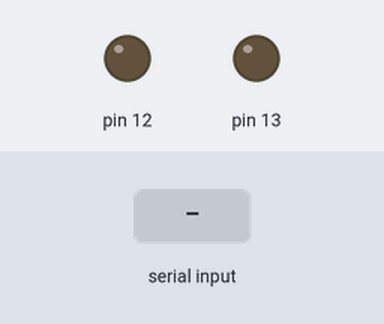
Simulated run of this sketch. Board: Arduino Uno, built with avr-gcc and run on an emulated ATmega328P. Parts: output pins drawn as LEDs (lit = HIGH). The test bench sets the inputs (shaded band).

Above: at 1.2 s.
1.3 s: "a\n" received over Serial
At 1.6 s:
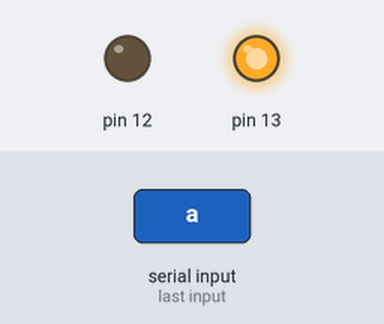
2.8 s: byte 98 ('b') received over Serial
At 3.9 s:
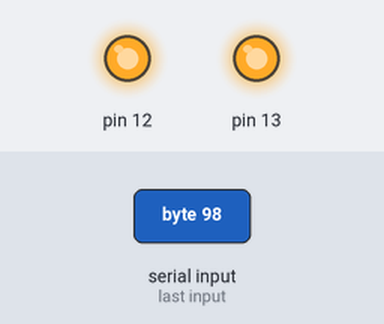
4.3 s: byte 122 ('z') received over Serial
At 5.1 s:
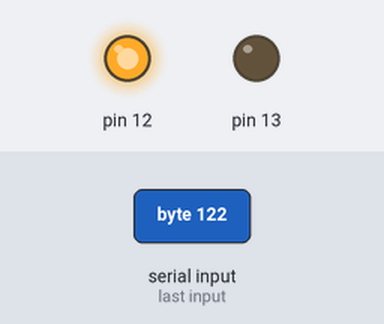
5.8 s: "x\n" received over Serial
At 6.2 s:
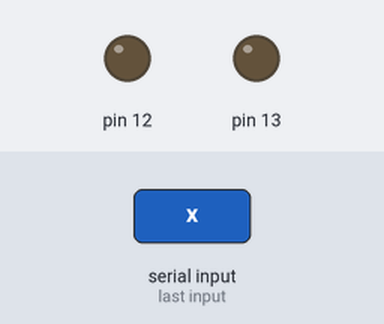
7.3 s: "b\n" received over Serial
At 8.5 s:
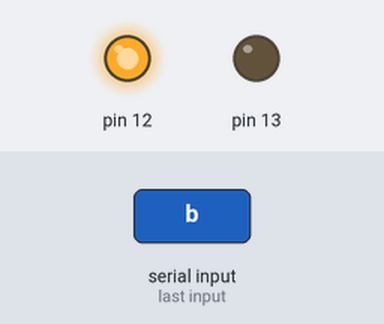
Timing chart, 0 to 9.8 s (numbered marks = the images above; inputs shaded):
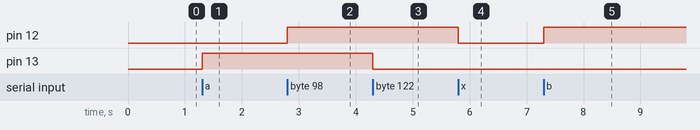

Measured:
- after the input at 1.3 s, pin 13: LOW → HIGH at once
- after the input at 2.8 s, pin 12: LOW → HIGH at once
- after the input at 4.3 s, pin 13: HIGH → LOW at once
- after the input at 5.8 s, pin 12: HIGH → LOW at once
- after the input at 7.3 s, pin 12: LOW → HIGH at once

The sketch:

dosbotones.ino
```cpp
int dato =0;
int dato2 =0;
void setup(){
  Serial.begin(9600);
  pinMode(13,OUTPUT);
  pinMode(12,OUTPUT);
}
void loop(){
  if(Serial.available() >0){
    dato = Serial.read();

    //Serial.write(dato);

    if(dato == 'a'){
      digitalWrite(13,HIGH);
    }

    else if(dato =='z'){
      digitalWrite(13,LOW);
    }

    if(dato=='b'){
      digitalWrite(12,HIGH);

      }

     else if(dato=='x'){
      digitalWrite(12,LOW);
      }
  }
}
```

calculadora.c
```cpp
#include<stdio.h>

int suma(int a, int b);
int resta(int a, int b);
int multiplicacion(int a, int b);
int potencia(int a, int b);
int factorial(int a);

int main(){
	int numero1, numero2, operacion,resultado;
	while(1){
	printf("\n\n\nCALCULADORA\n 1:Suma\n 2:Resta\n 3:Multiplicacion\n 4:Potencia\n 5:Factorial\n 6:Salir\n Escriba el numero de la operacion a realizar: ");
	scanf("%d",&operacion);
	switch (operacion){
		case 1:
			printf("Escriba primer numero:\n");
			scanf("%d",&numero1);
			printf("Escriba segundo numero:\n");
			scanf("%d",&numero2);
                	resultado=suma(numero1, numero2);
			printf("El resultado es: %d\n ",resultado);
			break;
		case 2:
			printf("Escriba primer numero:\n");
			scanf("%d",&numero1);
			printf("Escriba segundo numero:\n");
			scanf("%d",&numero2);
			resultado=resta(numero1, numero2);
			printf("El resultado es: %d\n",resultado);
			break;
		case 3:
			printf("Escriba primer numero:\n");
			scanf("%d",&numero1);
			printf("Escriba segundo numero:\n");
			scanf("%d",&numero2);
			resultado=multiplicacion(numero1, numero2);
			printf("El resultado es: %d\n",resultado);
			break;
		case 4:
			printf("Escriba un numero:\n");
			scanf("%d",&numero1);
			printf("Escriba la potencia para el numero anterior:\n");
			scanf("%d",&numero2);
			resultado=potencia(numero1, numero2);
			printf("El resultado es: %d\n", resultado);
			break;
		case 5:
			printf("Escriba un numero:\n");
			scanf("%d",&numero1);
			resultado=factorial(numero1);
			printf("El resultado es: %d\n", resultado);
			break;

		case 6:
			printf("Ha salido de la calculadora\n");
			return 0;
			break;

         }
     }
}
int suma(int numero1, int numero2){
	return numero1+numero2;
}
int resta(int numero1, int numero2){
	return numero1-numero2;
}
int multiplicacion(int numero1, int numero2){
	int a=0;

	for(int i=0;i<numero2;i++){
		a=a+numero1;
		}
	return a;
}
int potencia(int numero1, int numero2){
	int a=numero1;
	int b=0;
	for(int i=0;i<numero2;i++){
		a=a+b;
		b=0;
		for(int f=1;f<numero1;f++){
			b=b+a;
		}
	}
	return a;
}
int factorial(int numero1){

	int a = 0;
	int b = 0;
	int c = 0;
	if(numero1>0){
		a = numero1 - 1;
		c = numero1;
		for(int i=1;i<numero1;i++){
			b=0;
			for(int i=1;i<a;i++){
				b = b + c;
			}
		c = c + b;
		a = a - 1;
		}
	}
	return c;

}
```

clase_2016_08_30.c
```cpp
#include<stdio.h>
int main(){
int c;
int d;
printf ("inserte primer numero: \n");
scanf("%d",&c);
printf("inserte segundo numero: \n");
scanf("%d",&d);
c=c*d;
printf(" el resultado de la operacion es: %d \n",c);
}
```

datos.c
```cpp
#include<stdio.h>
int main (){
printf("double %lu",sizeof(double));
}
```

parcialp1.c
```cpp
#include<stdio.h>
int  main(){
int a,c,d,f;
printf("Escriba un bumero de datos: ");
	scanf("%d",&a);
f=0;
for(int i=0;i<a;i++){
	printf("Escriba dato: ");
	scanf("%d",&d);
	f=d+f;
}
d=f/a;
printf("Sumatoria: %d",f);

printf("promedio: %d\n",d);
}
```

parcialp2.c
```cpp
#include<stdio.h>
int main(){
float a,b,d,c;
float h=3.14;
int f=2;
printf("Escriba el radio:");
scanf("%f",&a);

b=a*f;
c=b*h;
d=(a*a)*h;


printf("el diametro: %f\n",b);

printf("la circunferencia es: %f\n",c);

printf("el area es: %f\n",d);
}
```

parcialp3cor.c
```cpp
#include<stdio.h>
int  main(){
int a,b,c,d,e,f;
printf("Escriba el numero de bases: ");
scanf("%d",&a);
printf("Escriba el numero de base 1: ");
scanf("%d",&b);
printf("Escriba el numero de base 2: ");
scanf("%d",&c);
printf("Escriba el numero de base 3: ");
scanf("%d",&d);

printf("Ingrese Modulo: ");
scanf("%d",&e);

printf(" 1:suma\n 2:resta\n 3:multiplicaion\n");
scanf("%d",&f);

switch (f){
	case 1:
		d=((b%e)+(c%e)+(d%e));
		printf("Suma es: %d\n",d);
		break;
	case 2:
		d=((b%e)-(c%e)-(d%e));
		printf("La resta: %d\n",d);
		break;
	case 3:
		d=((b%e)*(c%e)*(d%e));
		printf("multiplicacion: %d\n",d);
		break;
}
}
```

prueba.c
```cpp
#include<stdio.h>
int main(){
char c = 1500;
printf("%c",c);
}
```

punto1.c
```cpp
#include<stdio.h>
int main(){

int a;
int b;
printf("Ingrese primer numero: \n");
scanf("%d",&a);
printf("Ingrese segundo numero: \n");
scanf("%d",&b);
if (a<b){
	printf("\nEl numero mayor es: %d\n", b);
}
if (a>b){
	printf("\nEl numero mayor es: %d\n", a);
}
}
```

punto2.c
```cpp
#include<stdio.h>
int main(){

int a=0,b=0,pos=0,neg=0,par=0,imp=0;
for (a=0;a<10;a++){
	printf("Ingrese el valor: \n");
	scanf("%d",&b);
		if (b>=0){
		pos=pos+1;
			if(b%2==0){
				par=par+1;
				}
			else {
				imp=imp+1;
			}
		}
		else {
		neg=neg+1;
			if(b%2==0){
				par=par+1;
			}
			else{
				imp=imp+1;
			}
		}
}
printf("\nLos numeros positivos son: %d\n",pos);
printf("\nLos numeros negativos son: %d\n",neg);
printf("\nLos numeros pares son: %d\n",par);
printf("\nLos numeros impares son: %d\n",imp);

}
```

punto3.c
```cpp
#include<stdio.h>
int main(){
char letra1,letra2;
printf("Dame una letra: \n");
scanf("%c%*c",&letra1);
printf("Dame otra letra: \n");
scanf("%c",&letra2);
printf("Las letras son: \n");
while((letra2<letra1)){
printf("%3c",letra2);
letra2++;
}
while((letra1<=letra2)){
printf("%3c",letra1);
letra1++;
}
printf("\n");
return 0;
}
```

t2punto1.c
```cpp
#include<stdio.h>
int main(){
int a;
printf("Escriba un numero: \n");
scanf("%d",&a);
while(a<=0){
	printf("El numero es menor: %d\n",a);
	printf("Escriba otro numero: \n");
	scanf("%d",&a);
}
printf("el numero es mayor \n");
return 0;
}
```

t2punto2.c
```cpp
#include<stdio.h>
int main(){
int a,b,c,d,e,g,f;
while (a!=6){
printf("Menu \n 1.suma \n 2.Resta \n 3.Multiplicacion \n 4.Div \n 5.Potencia \n 6.Salir \n");
scanf("%d",&a);
printf("Ingrese primer numero: \n");
scanf("%d",&b);
printf("Ingrese segundo numero: \n");
scanf("%d",&c);
switch (a){
	case 1:
		d=b+c;
		printf("La suma es: %d\n",d);
	break;
	case 2:
		d=b-c;
		printf("La resta es: %d\n",d);
	break;
	case 3:
		d=b*c;
		printf("La Multiplicacion es: %d\n",d);
		break;
	case 4:
		d=b/c;
		printf("La division es: %d\n",d);
		break;
	case 5:
		d=1;
		g=b;
		e=1;
		for(f=d;f<=c;f++){
			e=g*e;
		}
		printf("La potencia es: %d\n",e);
		break;
	case 6:
		printf("Ha salido del programa\n");
}
}
}
```
